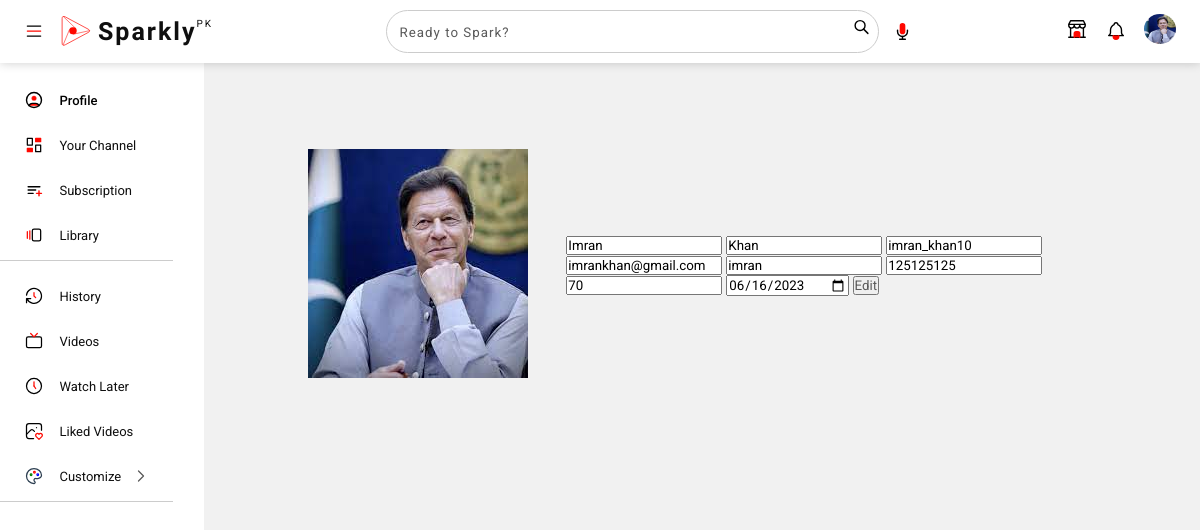
The page /profile.php (signed in) on the database its author committed.
### tables this page shows
CREATE TABLE `user` (
  `u_id` int(11) NOT NULL,
  `u_fname` varchar(100) NOT NULL,
  `u_lname` varchar(100) NOT NULL,
  `u_username` varchar(100) NOT NULL,
  `u_email` varchar(100) NOT NULL,
  `u_password` varchar(100) NOT NULL,
  `u_img` varchar(500) NOT NULL,
  `u_location` varchar(100) NOT NULL,
  `u_age` int(11) NOT NULL,
  `u_dob` date NOT NULL,
  `u_added` date NOT NULL,
  `u_phone` int(11) NOT NULL,
  `u_terms` varchar(100) NOT NULL,
  `u_status` varchar(100) NOT NULL
);

### profile.php (the view, shortened to what this page needs)
<?php include('header.php'); ?>
<div class="sidebar">
    <div class="sidebar-links">
        <a href="profile.php" class="active">
            <p>Profile</p>
        </a>
        <a href="channel.php">
            <p>Your Channel</p>
        </a>
        <a href="feeds/subscriptions.php">
            <p>Subscription</p>
        </a>
        <a href="#">
            <p>Library</p>
        </a>
        <hr class="line-break">
        <a href="#">
            <p>History</p>
        </a>
        <a href="#">
            <p>Videos</p>
        </a>
        <a href="#">
            <p>Watch Later</p>
        </a>
        <a href="#">
            <p>Liked Videos</p>
        </a>
        <a class="customize">
            <p>Customize</p>
        </a>
    </div>
    <hr class="line-break">
</div>
<div class="container">
    <div class="flex-div profile_con">
        <div class="">
            <img src="user_images/<?php echo $_SESSION['u_img']; ?>">
        </div>
        <form method="POST">
        <?php
        $userid = $_SESSION['uid'];
        include 'conn.php';
        $sql = "SELECT * FROM user where u_id = $userid;";
        $result = mysqli_query($conn, $sql);
        if (mysqli_num_rows($result) > 0) {
            while ($row = mysqli_fetch_assoc($result)) {
        ?>
            <div class="left">
                <input type="text" name="u_fname" value="<?php echo $row['u_fname']; ?>">
                <input type="text" name="u_lname" value="<?php echo $row['u_lname']; ?>">
                <input type="text" name="u_name" id="u_name" onkeyup="checkAvailability()" autocomplete="off" min="8" value="<?php echo $row['u_username']; ?>">
                <input type="email" name="u_email" value="<?php echo $row['u_email']; ?>">
                <input type="text" name="u_password" value="<?php echo $row['u_password']; ?>">
                <input type="number" name="u_phone" value="<?php echo $row['u_phone']; ?>">
                <input type="number" name="u_age" value="<?php echo $row['u_age']; ?>">
                <input type="date" name="u_dob" value="<?php echo $row['u_dob']; ?>">
                <button><a href="update.php">Edit</a></button>
            </div>
        <?php
            }
        }
        ?>
        </form>
    </div>
</div>
</body>
</html>

### assets/css/style.css (style rules this page uses)
:root { --font-roboto: "Roboto", sans-serif; --font-righteous: "Righteous", cursive; --text-color: #5a5a5a; --white: #fff; --white2: #fff; --white-unchanged: #fff; --black: #000; --light-black: #0f0f0f; --light-white: #f1f1f1; --red: #f00; --link: #065fd4; --dark-gray: #555; --border-color: #ccc; --scroll-bar: #8a8a8a; --selection-color: #ADD8E6; --dark-blue: #0000FF; --dark-green: #008000; --main-color: #FF0800; --danger: #dc3545; --success: #28a745; }
* { margin: 0; padding: 0; box-sizing: border-box; font-family: var(--font-roboto); }
html, body { scroll-behavior: smooth; }
body { background-color: var(--light-white); }
a { text-decoration: none; color: var(--text-color); user-select: none; cursor: pointer; }
svg { cursor: pointer; }
img { cursor: pointer; }
.flex-div { display: flex; align-items: center; }
.sidebar { background: var(--white2); width: 17%; height: 100vh; position: absolute; top: 0; padding-top: 80px; overflow-y: inherit; }
.sidebar-links a { display: flex; align-items: center; margin-bottom: 5px; padding: 10px 0; min-width: fit-content; width: 100%; flex-wrap: wrap; font-size: 13px; text-align: center; padding-left: 12%; color: var(--light-black); }
.sidebar-links a p { color: var(--light-black); }
.sidebar-links a.active, .sidebar-links a.active>p, .sidebar-links a.active>i { color: var(--black); }
.sidebar-links a:hover>svg, .sidebar-links a:active>svg, .sidebar-links a:hover>p, .sidebar-links a.active>svg { color: var(--black); stroke-width: 1.7; }
.sidebar-links a.active, .sidebar-links a:hover { font-weight: 500; }
.sidebar-links a i, .sidebar-links a svg { width: 20px; height: 20px; color: var(--black); margin-right: 15px; cursor: pointer; }
.line-break, .sidebar .line-break { border: none; height: 1px; background: var(--border-color); width: 85%; margin-bottom: 15px; }
.customize #customize-pop-btn { stroke: var(--text-color); margin-left: 10px; }
.container { padding-left: 18.5%; padding-right: 2%; padding-top: 20px; padding-bottom: 20px; z-index: -2 !important; }
.profile_con { width: 100%; padding: 7% 9%; }
.profile_con div { flex-basis: 50%; }

### rows shown on the page
user: u_fname "Imran", u_lname "Khan", u_name "imran_khan10", u_email "imrankhan@gmail.com", u_password "imran", u_phone "125125125", u_age "70", u_dob "06/16/2023"
